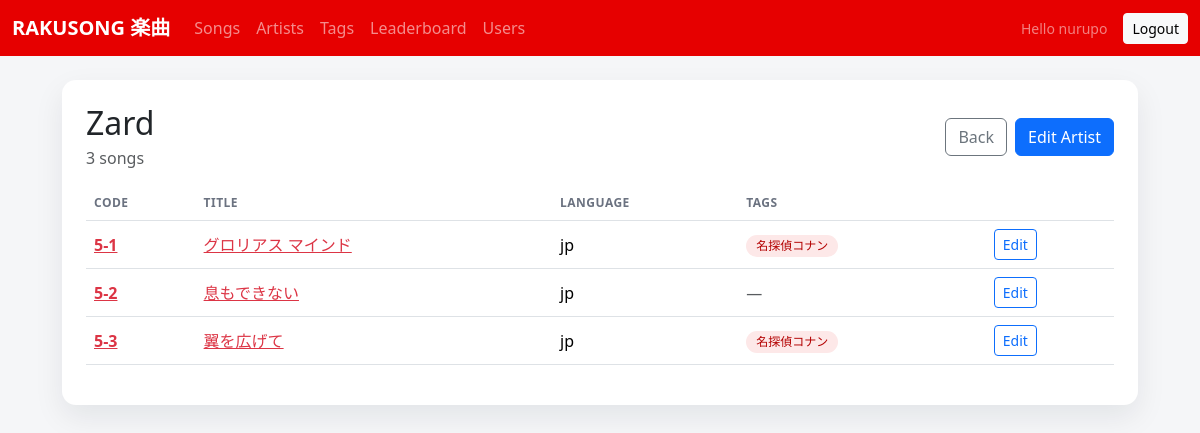
/ui/artists/5/ (signed in), run on the app's committed database.
### songs/models.py (models this page shows, shortened)
class ArtistIndex(models.Model):
    name = models.CharField(max_length=255, unique=True)
    next_song_no = models.PositiveIntegerField(default=1)

class Song(models.Model):
    code = models.CharField(max_length=32, unique=True, blank=True)
    title = models.CharField(max_length=255)
    artist = models.CharField(max_length=255, blank=True)
    artist_no = models.PositiveIntegerField(null=True, blank=True)
    song_no = models.PositiveIntegerField(null=True, blank=True)
    language = models.CharField(max_length=32, blank=True, default='jp')
    duration_seconds = models.PositiveIntegerField(null=True, blank=True)
    bpm = models.PositiveIntegerField(null=True, blank=True)
    key = models.CharField(max_length=16, blank=True)
    tags = models.ManyToManyField(Tag, blank=True, related_name='songs')
    midi_file = models.FileField(upload_to=midi_upload_path, blank=True, null=True)
    lrc_file = models.FileField(upload_to=lrc_upload_path, blank=True, null=True)
    cover_image = models.ImageField(upload_to='songs/cover/', blank=True, null=True)
    lrc_offset = models.IntegerField(default=0)
    is_published = models.BooleanField(default=True)
    created_at = models.DateTimeField(auto_now_add=True)
    updated_at = models.DateTimeField(auto_now=True)

class Tag(models.Model):
    name = models.CharField(max_length=64, unique=True)

### songs/views_ui.py (the view)
@login_required
def artist_detail(request, pk):
    artist = get_object_or_404(ArtistIndex, pk=pk)
    songs = Song.objects.filter(artist=artist.name).prefetch_related('tags').order_by('title')
    return render(
        request,
        'songs/artist_detail.html',
        {
            'artist': artist,
            'songs': songs,
        },
    )

### templates/songs/artist_detail.html (shortened to what this page needs)
{% extends "base.html" %}
{% block content %}
  <div class="card p-4">
    <div class="d-flex flex-wrap gap-3 justify-content-between align-items-center mb-3">
      <div>
        <h2 class="mb-1">{{ artist.name }}</h2>
        <div class="text-muted">{{ songs|length }} songs</div>
      </div>
      <div class="d-flex gap-2">
        <a class="btn btn-outline-secondary" href="{% url 'ui_artist_list' %}">Back</a>
        <a class="btn btn-primary" href="{% url 'ui_artist_edit' artist.id %}">Edit Artist</a>
      </div>
    </div>
    <div class="table-responsive">
      <table class="table align-middle">
      <thead>
        <tr>
          <th>Code</th>
          <th>Title</th>
          <th>Language</th>
          <th>Tags</th>
          <th></th>
        </tr>
      </thead>
      <tbody>
        {% for song in songs %}
          <tr>
            <td><a class="link-danger fw-semibold" href="{% url 'ui_song_edit' song.pk %}">{{ song.code }}</a></td>
            <td><a class="link-danger" href="{% url 'ui_song_edit' song.pk %}">{{ song.title }}</a></td>
            <td>{{ song.language|default:"-" }}</td>
            <td>
              {% for tag in song.tags.all %}
                <span class="pill">{{ tag.name }}</span>
              {% empty %}
                <span class="text-muted">—</span>
              {% endfor %}
            </td>
            <td>
              <a class="btn btn-sm btn-outline-primary" href="{% url 'ui_song_edit' song.pk %}">Edit</a>
            </td>
          </tr>
        {% empty %}
          <tr>
            <td colspan="5" class="text-muted">No songs for this artist.</td>
          </tr>
        {% endfor %}
      </tbody>
      </table>
    </div>
  </div>
{% endblock %}

### templates/base.html (shortened to what this page needs)
<!DOCTYPE html>
<html lang="en">
  <head>
    <link
      href="https://cdnjs.cloudflare.com/ajax/libs/bootstrap/5.3.8/css/bootstrap.min.css"
      rel="stylesheet"
    />
  </head>
  <body>
    <nav class="navbar navbar-expand-lg navbar-dark" style="background: #e60000;">
      <div class="container-fluid">
        <a class="navbar-brand fw-semibold" href="{% url 'ui_song_list' %}">RAKUSONG 楽曲</a>
        <div class="collapse navbar-collapse" id="mainNav">
          <ul class="navbar-nav me-auto mb-2 mb-lg-0">
            <li class="nav-item"><a class="nav-link" href="{% url 'ui_song_list' %}">Songs</a></li>
            <li class="nav-item"><a class="nav-link" href="{% url 'ui_artist_list' %}">Artists</a></li>
            <li class="nav-item"><a class="nav-link" href="{% url 'ui_tag_list' %}">Tags</a></li>
            <li class="nav-item"><a class="nav-link" href="{% url 'ui_leaderboard' %}">Leaderboard</a></li>
            <li class="nav-item"><a class="nav-link" href="{% url 'ui_user_list' %}">Users</a></li>
          </ul>
          {% if request.user.is_authenticated %}
            <div class="d-flex align-items-center gap-3">
              <span class="text-white-50 small">Hello {{ request.user.username }}</span>
              <a class="btn btn-light btn-sm" href="{% url 'ui_logout' %}">Logout</a>
            </div>
          {% endif %}
        </div>
      </div>
    </nav>
    <main class="container page-shell py-4">
      {% block content %}{% endblock %}
    </main>
  </body>
</html>

### templates/base.html (style rules this page uses)
:root { color-scheme: light; --bs-primary: #e60000; --bs-primary-rgb: 230, 0, 0; --bs-link-color: #e60000; --bs-link-hover-color: #b30000; }
body { margin: 0; font-family: "Segoe UI", "Helvetica Neue", Arial, sans-serif; background: #f5f6f8; color: #1b1f24; }
.page-shell { max-width: 1100px; }
.card { border-radius: 14px; box-shadow: 0 12px 30px rgba(17, 24, 39, 0.08); border: none; }
.table thead th { color: #6b7280; font-weight: 600; text-transform: uppercase; letter-spacing: 0.04em; font-size: 12px; }
.pill { display: inline-flex; padding: 2px 10px; border-radius: 999px; background: #fde8e8; color: #b30000; font-size: 12px; margin-right: 6px; }

### data on the page
ArtistIndex: name "Zard"
Song: code "5-1", title "グロリアス マインド", language "jp"
Tag: name "名探偵コナン"
Song: code "5-2", title "息もできない", language "jp"
Song: code "5-3", title "翼を広げて", language "jp"

### other printed values
{{ request.user.username }} "nurupo"
{{ songs|length }} "3"
